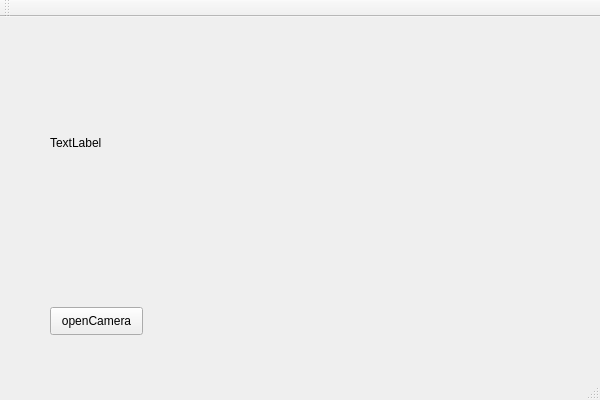
<?xml version="1.0" encoding="UTF-8"?>
<ui version="4.0">
 <class>QtTask3Class</class>
 <widget class="QMainWindow" name="QtTask3Class">
  <property name="geometry">
   <rect>
    <x>0</x>
    <y>0</y>
    <width>600</width>
    <height>400</height>
   </rect>
  </property>
  <property name="windowTitle">
   <string>QtTask3</string>
  </property>
  <widget class="QWidget" name="centralWidget">
   <widget class="QLabel" name="label_1">
    <property name="geometry">
     <rect>
      <x>50</x>
      <y>20</y>
      <width>301</width>
      <height>211</height>
     </rect>
    </property>
    <property name="text">
     <string>TextLabel</string>
    </property>
   </widget>
   <widget class="QPushButton" name="btn_open">
    <property name="geometry">
     <rect>
      <x>50</x>
      <y>290</y>
      <width>93</width>
      <height>28</height>
     </rect>
    </property>
    <property name="text">
     <string>openCamera</string>
    </property>
   </widget>
  </widget>
  <widget class="QMenuBar" name="menuBar">
   <property name="geometry">
    <rect>
     <x>0</x>
     <y>0</y>
     <width>600</width>
     <height>26</height>
    </rect>
   </property>
  </widget>
  <widget class="QToolBar" name="mainToolBar">
   <attribute name="toolBarArea">
    <enum>TopToolBarArea</enum>
   </attribute>
   <attribute name="toolBarBreak">
    <bool>false</bool>
   </attribute>
  </widget>
  <widget class="QStatusBar" name="statusBar"/>
 </widget>
 <layoutdefault spacing="6" margin="11"/>
 <resources>
  <include location="QtTask3.qrc"/>
 </resources>
 <connections>
  <connection>
   <sender>btn_open</sender>
   <signal>clicked()</signal>
   <receiver>QtTask3Class</receiver>
   <slot>openCamera()</slot>
   <hints>
    <hint type="sourcelabel">
     <x>95</x>
     <y>332</y>
    </hint>
    <hint type="destinationlabel">
     <x>243</x>
     <y>274</y>
    </hint>
   </hints>
  </connection>
 </connections>
 <slots>
  <slot>openCamera()</slot>
 </slots>
</ui>
